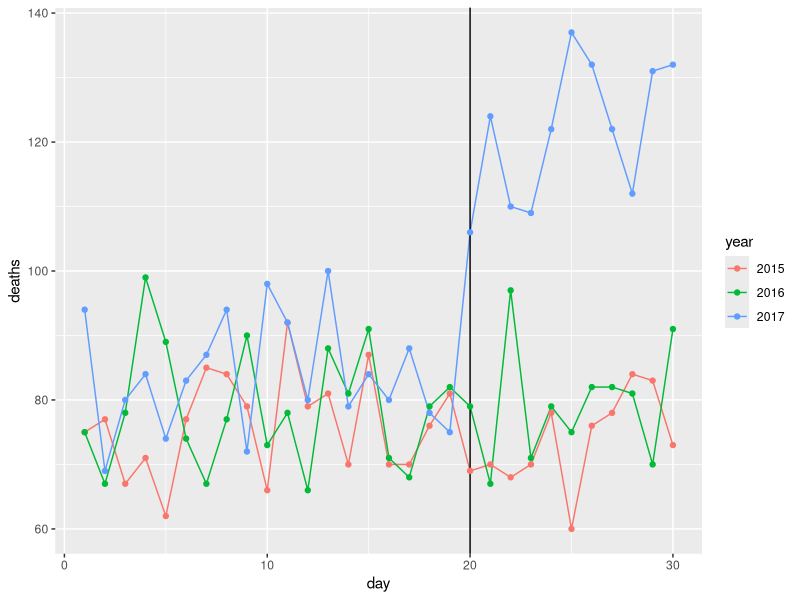

This chart was generated by the following R code:
# Explicit dependencies for an independent R session (2026 maintenance).
library(dplyr)
library(tidyr)
library(ggplot2)

library(stringr)

fn <- system.file("extdata", "RD-Mortality-Report_2015-18-180531.pdf", package="dslabs")
# Optional manual preview: utils::browseURL(fn)
# No visible application is launched when the script is sourced.

#install.packages("pdftools")
library(pdftools)
txt <- pdf_text(fn)
txt

x <- str_split(txt[[9]], "\n")
x
length(x)

s <- x[[1]]
class(s)
length(s)

s[1]
s1 <- str_trim(s)
s1[1]
s <- s1

header_index <- str_which(s, "2015")[1]
header_index

tmp <- str_split(s[header_index], "\\s+", simplify = TRUE)
tmp
month <- tmp[1]
header <- tmp[-1]
header[3]

s
tail_index  <- str_which(s, "Total")
tail_index

n <- str_count(s, "\\d+")
sum(n == 1)

out <- c(1:header_index, which(n==1), tail_index:length(s))
s <- s[-out]
length(s)
st <- s
stt <- str_remove_all(st, "[^\\d\\s]")
stt
s <- stt

s <- str_split_fixed(s, "\\s+", n = 6)[,1:5]
s
class(s)
n2017f <- s[20:30,4]
mean(as.numeric(n2017f))

tab <- s %>% 
  as_data_frame() %>% 
  setNames(c("day", header)) %>%
  mutate_all(as.numeric)
mean(tab$"2015")

tab

tab <- tab %>% gather(year, deaths, -day) %>%
  mutate(deaths = as.numeric(deaths))
tab

tab %>% filter(year < 2018) %>% 
  ggplot(aes(day, deaths, color = year)) +
  geom_line() +
  geom_vline(xintercept = 20) +
  geom_point()
